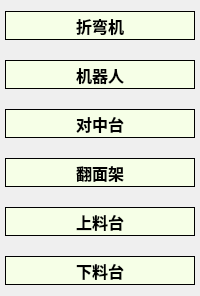
    <widget class="QWidget" name="choosewidget" native="true">
     <property name="styleSheet">
      <string notr="true"/>
     </property>
     <layout class="QVBoxLayout" name="verticalLayout_5" stretch="1,1,1,1,1,1">
      <property name="spacing">
       <number>20</number>
      </property>
      <property name="leftMargin">
       <number>5</number>
      </property>
      <property name="rightMargin">
       <number>5</number>
      </property>
      <item>
       <widget class="QToolButton" name="btnMachine">
        <property name="sizePolicy">
         <sizepolicy hsizetype="Minimum" vsizetype="Fixed">
          <horstretch>0</horstretch>
          <verstretch>0</verstretch>
         </sizepolicy>
        </property>
        <property name="font">
         <font>
          <family>宋体</family>
          <pointsize>12</pointsize>
          <weight>75</weight>
          <bold>true</bold>
         </font>
        </property>
        <property name="styleSheet">
         <string notr="true">background-color: rgb(246, 255, 231);border: 1px solid;border-radius: 20px;
</string>
        </property>
        <property name="text">
         <string>折弯机</string>
        </property>
        <property name="icon">
         <iconset resource="resource.qrc">
          <normaloff>:/img/machine.ico</normaloff>:/img/machine.ico</iconset>
        </property>
        <property name="iconSize">
         <size>
          <width>60</width>
          <height>60</height>
         </size>
        </property>
        <property name="checkable">
         <bool>false</bool>
        </property>
        <property name="toolButtonStyle">
         <enum>Qt::ToolButtonTextBesideIcon</enum>
        </property>
       </widget>
      </item>
      <item>
       <widget class="QToolButton" name="btnRobot">
        <property name="sizePolicy">
         <sizepolicy hsizetype="Minimum" vsizetype="Fixed">
          <horstretch>0</horstretch>
          <verstretch>0</verstretch>
         </sizepolicy>
        </property>
        <property name="font">
         <font>
          <family>宋体</family>
          <pointsize>12</pointsize>
          <weight>75</weight>
          <bold>true</bold>
         </font>
        </property>
        <property name="styleSheet">
         <string notr="true">background-color: rgb(246, 255, 231);border: 1px solid;border-radius: 20px;
</string>
        </property>
        <property name="text">
         <string>机器人</string>
        </property>
        <property name="icon">
         <iconset resource="resource.qrc">
          <normaloff>:/img/robot2.ico</normaloff>:/img/robot2.ico</iconset>
        </property>
        <property name="iconSize">
         <size>
          <width>60</width>
          <height>60</height>
         </size>
        </property>
        <property name="checkable">
         <bool>false</bool>
        </property>
        <property name="toolButtonStyle">
         <enum>Qt::ToolButtonTextBesideIcon</enum>
        </property>
       </widget>
      </item>
      <item>
       <widget class="QToolButton" name="btnCenter">
        <property name="sizePolicy">
         <sizepolicy hsizetype="Minimum" vsizetype="Fixed">
          <horstretch>0</horstretch>
          <verstretch>0</verstretch>
         </sizepolicy>
        </property>
        <property name="font">
         <font>
          <family>宋体</family>
          <pointsize>12</pointsize>
          <weight>75</weight>
          <bold>true</bold>
         </font>
        </property>
        <property name="styleSheet">
         <string notr="true">background-color: rgb(246, 255, 231);border: 1px solid;border-radius: 20px;
</string>
        </property>
        <property name="text">
         <string>对中台</string>
        </property>
        <property name="icon">
         <iconset resource="resource.qrc">
          <normaloff>:/img/center2.ico</normaloff>:/img/center2.ico</iconset>
        </property>
        <property name="iconSize">
         <size>
          <width>60</width>
          <height>60</height>
         </size>
        </property>
        <property name="popupMode">
         <enum>QToolButton::DelayedPopup</enum>
        </property>
        <property name="toolButtonStyle">
         <enum>Qt::ToolButtonTextBesideIcon</enum>
        </property>
       </widget>
      </item>
      <item>
       <widget class="QToolButton" name="btnFlip">
        <property name="sizePolicy">
         <sizepolicy hsizetype="Minimum" vsizetype="Fixed">
          <horstretch>0</horstretch>
          <verstretch>0</verstretch>
         </sizepolicy>
        </property>
        <property name="font">
         <font>
          <family>宋体</family>
          <pointsize>12</pointsize>
          <weight>75</weight>
          <bold>true</bold>
         </font>
        </property>
        <property name="styleSheet">
         <string notr="true">background-color: rgb(246, 255, 231);border: 1px solid;border-radius: 20px;
</string>
        </property>
        <property name="text">
         <string>翻面架</string>
        </property>
        <property name="icon">
         <iconset resource="resource.qrc">
          <normaloff>:/img/flip2.ico</normaloff>:/img/flip2.ico</iconset>
        </property>
        <property name="iconSize">
         <size>
          <width>60</width>
          <height>60</height>
         </size>
        </property>
        <property name="toolButtonStyle">
         <enum>Qt::ToolButtonTextBesideIcon</enum>
        </property>
       </widget>
      </item>
      <item>
       <widget class="QToolButton" name="btnUp">
        <property name="sizePolicy">
         <sizepolicy hsizetype="Minimum" vsizetype="Fixed">
          <horstretch>0</horstretch>
          <verstretch>0</verstretch>
         </sizepolicy>
        </property>
        <property name="font">
         <font>
          <family>宋体</family>
          <pointsize>12</pointsize>
          <weight>75</weight>
          <bold>true</bold>
         </font>
        </property>
        <property name="styleSheet">
         <string notr="true">background-color: rgb(246, 255, 231);border: 1px solid;border-radius: 20px;
</string>
        </property>
        <property name="text">
         <string>上料台</string>
        </property>
        <property name="icon">
         <iconset resource="resource.qrc">
          <normaloff>:/img/Up.ico</normaloff>:/img/Up.ico</iconset>
        </property>
        <property name="iconSize">
         <size>
          <width>60</width>
          <height>60</height>
         </size>
        </property>
        <property name="toolButtonStyle">
         <enum>Qt::ToolButtonTextBesideIcon</enum>
        </property>
       </widget>
      </item>
      <item>
       <widget class="QToolButton" name="btnDown">
        <property name="sizePolicy">
         <sizepolicy hsizetype="Minimum" vsizetype="Fixed">
          <horstretch>0</horstretch>
          <verstretch>0</verstretch>
         </sizepolicy>
        </property>
        <property name="font">
         <font>
          <family>宋体</family>
          <pointsize>12</pointsize>
          <weight>75</weight>
          <bold>true</bold>
         </font>
        </property>
        <property name="styleSheet">
         <string notr="true">background-color: rgb(246, 255, 231);border: 1px solid;border-radius: 20px;
</string>
        </property>
        <property name="text">
         <string>下料台</string>
        </property>
        <property name="icon">
         <iconset resource="resource.qrc">
          <normaloff>:/img/Down.ico</normaloff>:/img/Down.ico</iconset>
        </property>
        <property name="iconSize">
         <size>
          <width>60</width>
          <height>60</height>
         </size>
        </property>
        <property name="toolButtonStyle">
         <enum>Qt::ToolButtonTextBesideIcon</enum>
        </property>
       </widget>
      </item>
     </layout>
    </widget>
